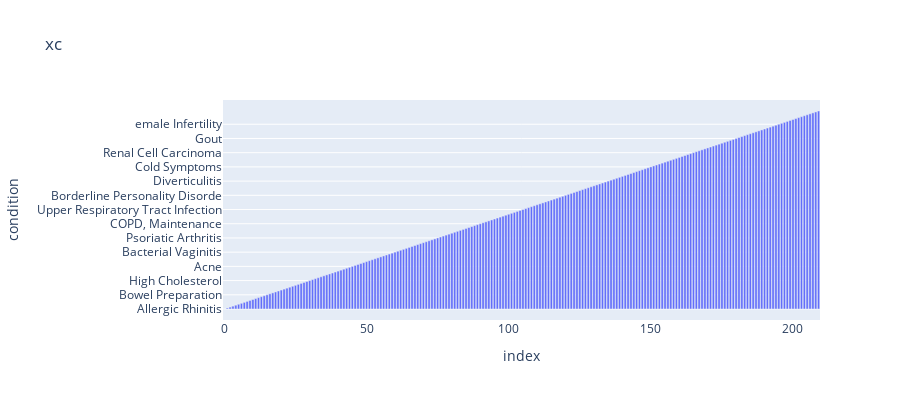

Source (notebook cell):
### Markdown cell above
### Revised Class Distribution

### Code cell
plot_bar_chart(df_train)

### Figure 1 — Plotly figure (JSON) as saved in the notebook; plotly's stock layout.template omitted (floating-point values rounded to 4 significant figures; data arrays with more than 128 entries replaced by an {"elided": "..."} marker saying what was removed)
{"data": [{"hovertemplate": "index=%{x}<br>condition=%{y}<extra></extra>", "legendgroup": "", "marker": {"color": "#636efa", "pattern": {"shape": ""}}, "name": "", "orientation": "v", "showlegend": false, "textposition": "auto", "type": "bar", "x": {"elided": "210 int values"}, "xaxis": "x", "y": {"elided": "210 str values"}, "yaxis": "y"}], "layout": {"barmode": "relative", "height": 400, "legend": {"tracegroupgap": 0}, "title": {"text": "xc"}, "xaxis": {"anchor": "y", "domain": [0, 1], "title": {"text": "index"}}, "yaxis": {"anchor": "x", "domain": [0, 1], "title": {"text": "condition"}}}}
